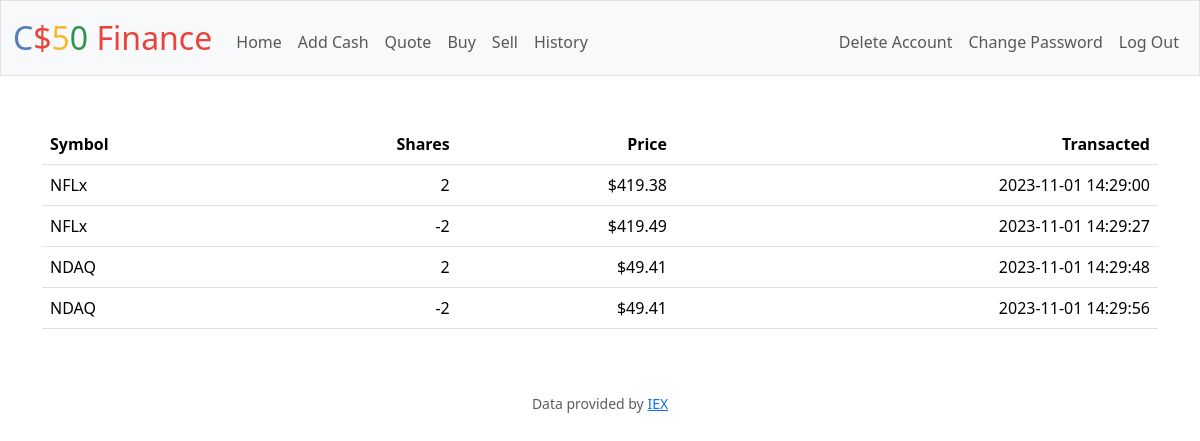
The page /history (signed in) on the database its author committed.
### tables this page shows
CREATE TABLE histories (
    history_id INTEGER PRIMARY KEY,
    person_id INTEGER NOT NULL,
    symbol TEXT NOT NULL,
    shares INTEGER NOT NULL,
    price REAL NOT NULL,
    time DATETIME NOT NULL,
    FOREIGN KEY (person_id) REFERENCES users(id)
);

### app.py (the view)
@app.route("/history")
@login_required
def history():
    histories = db.execute(
        "SELECT * FROM histories WHERE person_id = ?", session["user_id"]
    )
    return render_template("history.html", histories=histories)

### app.py (called while the page is built)
@app.after_request
def after_request(response):
    response.headers["Cache-Control"] = "no-cache, no-store, must-revalidate"
    response.headers["Expires"] = 0
    response.headers["Pragma"] = "no-cache"
    return response

### helpers.py (called while the page is built)
def login_required(f):
    @wraps(f)
    def decorated_function(*args, **kwargs):
        if session.get("user_id") is None:
            return redirect("/login")
        return f(*args, **kwargs)
    return decorated_function

def usd(value):
    return f"${value:,.2f}"

### templates/history.html (shortened to what this page needs)
{% extends "layout.html" %}
{% block main %}
    <table class="table">
        <thead>
            <tr>
                <th class="text-start">Symbol</th>
                <th class="text-end">Shares</th>
                <th class="text-end">Price</th>
                <th class="text-end">Transacted</th>
            </tr>
        </thead>
        <tbody>
            {% for history in histories %}
            <tr>
                <td class="text-start">{{ history["symbol"] }}</td>
                <td class="text-end">{{ history["shares"] }}</td>
                <td class="text-end">{{ history["price"] | usd }}</td>
                <td class="text-end">{{ history["time"] }}</td>
            </tr>
            {% endfor %}
        </tbody>
    </table>
{% endblock %}

### templates/layout.html (shortened to what this page needs)
<!DOCTYPE html>
<html lang="en">
    <head>
        <link href="../static/css/bootstrap.min.css" rel="stylesheet">
        <link href="/static/styles.css" rel="stylesheet">
    </head>
    <body>
        <nav class="bg-light border navbar navbar-expand-md navbar-light">
            <div class="container-fluid">
                <a class="navbar-brand" href="/"><span class="blue">C</span><span class="red">$</span><span class="yellow">5</span><span class="green">0</span> <span class="red">Finance</span></a>
                <div class="collapse navbar-collapse" id="navbar">
                    {% if session["user_id"] %}
                        <ul class="navbar-nav me-auto mt-2">
                            <li class="nav-item"><a class="nav-link" href="/">Home</a></li>
                            <li class="nav-item"><a class="nav-link" href="/add_cash">Add Cash</a></li>
                            <li class="nav-item"><a class="nav-link" href="/quote">Quote</a></li>
                            <li class="nav-item"><a class="nav-link" href="/buy">Buy</a></li>
                            <li class="nav-item"><a class="nav-link" href="/sell">Sell</a></li>
                            <li class="nav-item"><a class="nav-link" href="/history">History</a></li>
                        </ul>
                        <ul class="navbar-nav ms-auto mt-2">
                            <li class="nav-item"><a class="nav-link" href="/delete_account">Delete Account</a></li>
                            <li class="nav-item"><a class="nav-link" href="/change_password">Change Password</a></li>
                            <li class="nav-item"><a class="nav-link" href="/logout">Log Out</a></li>
                        </ul>
                    {% else %}
                        <ul class="navbar-nav ms-auto mt-2">
                            <li class="nav-item"><a class="nav-link" href="/register">Register</a></li>
                            <li class="nav-item"><a class="nav-link" href="/login">Log In</a></li>
                        </ul>
                    {% endif %}
                </div>
            </div>
        </nav>
        <main class="container py-5 text-center">
            {% block main %}{% endblock %}
        </main>
        <footer class="mb-5 small text-center text-muted">
            Data provided by <a href="https://iexcloud.io/">IEX</a>
        </footer>
    </body>
</html>

### static/styles.css (style rules this page uses)
nav .navbar-brand { font-size: xx-large; }
nav .navbar-brand .blue { color: #537fbe; }
nav .navbar-brand .red { color: #ea433b; }
nav .navbar-brand .yellow { color: #f5b82e; }
nav .navbar-brand .green { color: #2e944b; }

### rows shown on the page
histories: symbol "NFLx", shares "2", price "$419.38", time "2023-11-01 14:29:00"
histories: symbol "NFLx", shares "-2", price "$419.49", time "2023-11-01 14:29:27"
histories: symbol "NDAQ", shares "2", price "$49.41", time "2023-11-01 14:29:48"
histories: symbol "NDAQ", shares "-2", price "$49.41", time "2023-11-01 14:29:56"
